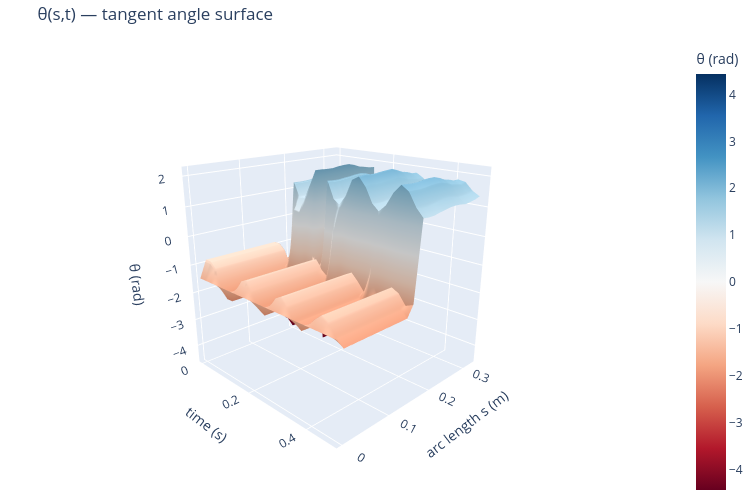

Here is the notebook cell this chart was saved with:
### Markdown cell above
# Segments angel plotting

### Code cell
import plotly.graph_objects as go

# ── θ(s,t) surface ────────────────────────────────────────────────────────
_stride    = 4
_fr        = np.arange(0, n_frames, _stride)
_s_theta   = np.linspace(0, L0, N)          # arc length at segment midpoints (m)
_THETA     = theta_smooth[_fr, :].T         # (N, n_t)
_t_ax      = t_raw[_fr]

fig = go.Figure(go.Surface(
    x=_t_ax, y=_s_theta, z=_THETA,
    colorscale='RdBu', cmid=0,
    colorbar=dict(title='θ (rad)')
))
fig.update_layout(
    title='θ(s,t) — tangent angle surface',
    scene=dict(
        xaxis_title='time (s)',
        yaxis_title='arc length s (m)',
        zaxis_title='θ (rad)',
        camera=dict(eye=dict(x=1.8, y=-1.8, z=0.9))
    ),
    width=750, height=500, margin=dict(l=0, r=0, t=40, b=0)
)
fig.show()

# ── θ heatmap ─────────────────────────────────────────────────────────────
fig2d, ax = plt.subplots(figsize=(8, 4), dpi=100)
im = ax.imshow(_THETA, aspect='auto', origin='lower',
               extent=[_t_ax[0], _t_ax[-1], 0, L0],
               cmap='RdBu')
fig2d.colorbar(im, ax=ax, label='θ (rad)')
ax.set_xlabel('time (s)')
ax.set_ylabel('arc length s (m)')
ax.set_title('θ(s,t) — tangent angle heatmap')
plt.tight_layout()
plt.show()

# ── θ(t) time series at 4 segments ────────────────────────────────────────
_seg_inspect = [0, N//4, N//2, N-1]
_seg_labels  = [f'seg {k}  (s={_s_theta[k]:.3f} m)' for k in _seg_inspect]

fig3, axes = plt.subplots(len(_seg_inspect), 1, figsize=(10, 8), sharex=True, dpi=100)
fig3.suptitle('θ(t) at 4 segments along the rod', fontsize=12)
for ax, k, lbl in zip(axes, _seg_inspect, _seg_labels):
    ax.plot(t_raw, theta_smooth[:, k], lw=1)
    ax.set_ylabel('θ (rad)', fontsize=9)
    ax.set_title(lbl, fontsize=9)
    ax.grid(True, alpha=0.3)
    ax.annotate(f'std={theta_smooth[:,k].std():.3f} rad  '
                f'range=[{theta_smooth[:,k].min():.2f}, {theta_smooth[:,k].max():.2f}]',
                xy=(0.02, 0.75), xycoords='axes fraction', fontsize=8, color='navy')
axes[-1].set_xlabel('time (s)')
plt.tight_layout()
plt.show()

print(f'θ shape: {theta_smooth.shape}  ({N} segments × {n_frames} frames)')
print(f'θ range: [{theta_smooth.min():.3f}, {theta_smooth.max():.3f}] rad  '
      f'({np.degrees(theta_smooth.min()):.1f}°, {np.degrees(theta_smooth.max()):.1f}°)')

### Figure 1 — Plotly figure (JSON) as saved in the notebook; plotly's stock layout.template omitted (floating-point values rounded to 4 significant figures; data arrays with more than 128 entries replaced by an {"elided": "..."} marker saying what was removed)
{"data": [{"cmid": 0, "colorbar": {"title": {"text": "θ (rad)"}}, "colorscale": [[0, "rgb(103,0,31)"], [0.1, "rgb(178,24,43)"], [0.2, "rgb(214,96,77)"], [0.3, "rgb(244,165,130)"], [0.4, "rgb(253,219,199)"], [0.5, "rgb(247,247,247)"], [0.6, "rgb(209,229,240)"], [0.7, "rgb(146,197,222)"], [0.8, "rgb(67,147,195)"], [0.9, "rgb(33,102,172)"], [1, "rgb(5,48,97)"]], "type": "surface", "x": [0.0, 0.02062, 0.04124, 0.06186, 0.08247, 0.1031, 0.1237, 0.1443, 0.1649, 0.1856, 0.2062, 0.2268, 0.2474, 0.268, 0.2887, 0.3093, 0.3299, 0.3505, 0.3711, 0.3918, 0.4124, 0.433, 0.4536, 0.4742], "y": [0.0, 0.01354, 0.02708, 0.04063, 0.05417, 0.06771, 0.08125, 0.09479, 0.1083, 0.1219, 0.1354, 0.149, 0.1625, 0.176, 0.1896, 0.2031, 0.2167, 0.2302, 0.2438, 0.2573, 0.2708, 0.2844, 0.2979, 0.3115, 0.325], "z": {"elided": "25x24 float values"}}], "layout": {"height": 500, "margin": {"b": 0, "l": 0, "r": 0, "t": 40}, "scene": {"camera": {"eye": {"x": 1.8, "y": -1.8, "z": 0.9}}, "xaxis": {"title": {"text": "time (s)"}}, "yaxis": {"title": {"text": "arc length s (m)"}}, "zaxis": {"title": {"text": "θ (rad)"}}}, "title": {"text": "θ(s,t) — tangent angle surface"}, "width": 750}}
